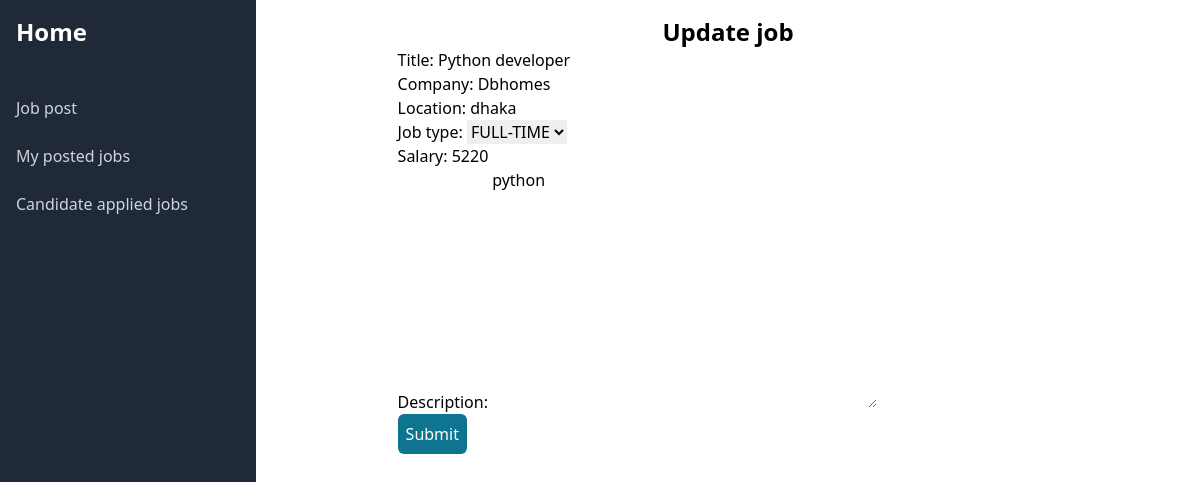
Page /update_post/1 on the committed database.
### dashboard/models.py (models this page shows, shortened)
class JobPostModel(models.Model):
    user = models.ForeignKey(User, on_delete=models.CASCADE)
    title = models.CharField(max_length=50)
    company = models.CharField(max_length=50, unique=True)
    location = models.CharField(max_length=50)
    job_type = models.CharField(choices=JOB_TYPE, max_length=50)
    salary = models.IntegerField()
    description = models.TextField(max_length=100)
    publish_date = models.DateTimeField(auto_now_add=True)

### dashboard/views.py (the view)
# urls.py: path('update_post/<int:pk>', views.UpdateJob.as_view(), name='update_post'),
class UpdateJob(UpdateView):
    template_name = 'dashboard/update_job.html'
    model = JobPostModel
    form_class = JobPostModelForm
    success_url = reverse_lazy('posted_job')

### dashboard/forms.py
class JobPostModelForm(forms.ModelForm):
    class Meta:
        model = JobPostModel
        fields = ['title', 'company', 'location', 'job_type', 'salary', 'description']

### accounts/context_processors.py (called while the page is built)
def register_info(request):
    if not isinstance(request.user, AnonymousUser):
        try:
            register_info = RegisterInfoModel.objects.get(user=request.user)
        except RegisterInfoModel.DoesNotExist:
            register_info = None
        return {'register_info': register_info}
    else:
        return {'register_info': None}

### price_plan/context_processors.py (called while the page is built)
def payment_info(request):
    try:
        payment_info = PricePlanModel.objects.get(user = request.user)
    except:
        payment_info = None
    return {'payment_info': payment_info}

### dashboard/templates/dashboard/update_job.html (shortened to what this page needs)
{% extends "dashboard/base.html" %}
{% load crispy_forms_tags %}
{% load tailwind_filters%}
{% block content %}
    <div class="w-[70%] mx-auto mt-4">
        <h3 class="font-bold text-2xl text-center">Update job</h3>
        <form action="" method="post">
            {{form|crispy}}
            <input type="submit" value="Submit" class="bg-cyan-700 text-white p-2 rounded-md">
        </form>
    </div>
{% endblock content %}

### rows in the picture
JobPostModel: title "Python developer", company "Dbhomes", location "dhaka", job_type "FULL-TIME", salary "5220", description "python"
